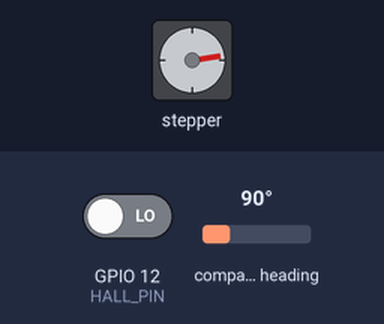
Simulated run of this program. Board: ESP32-S3. Parts: stepper motor. The test bench sets the inputs (shaded band); at power-on: GPIO 12 (HALL_PIN) LOW, compass heading 90°. Stepper angles assume 400 steps per turn; what the program prints to the serial monitor is not drawn.

Above: at 1.3 s.
Timing chart, 0 to 2.8 s (numbered marks = the images above):
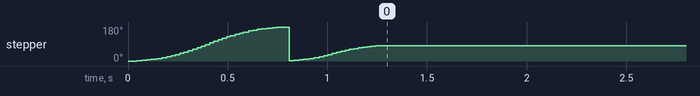

The program:

main.cpp
```cpp
// (licence header left out)
// ============================================================================
// File: main.cpp
// Auto-added section markers and high-level comments
// ============================================================================

// ====== Includes ======
#include <AS5600.h>
#include <AccelStepper.h>
#include <Wire.h>

// ── PINS ───────────────────────────────────────────────────────────────
// ====== Configuration ======
#define I2C_SDA         15
#define I2C_SCL         16
#define HALL_PIN        12
#define DIR_PIN         4
#define STEP_PIN        3

// ── STEPPER & MOVEMENT ─────────────────────────────────────────────────
#define STEP_SPEED         -2000     // max speed [steps/s]
#define STEPS_PER_REV      400      // your microstepping setting × steps/rev
#define ACCELERATION       1200

// ── ENCODER ────────────────────────────────────────────────────────────
#define ENCODER_RESOLUTION  4096
#define MAX_ANGLE_CHANGE    360      // jump protection
#define ANGLE_UPDATE_MS     1
#define ANGLE_CORRECTION -1

// ── HOMING ─────────────────────────────────────────────────────────────
#define HALL_NORMALLY_OPEN  false
#define HOMING_SPEED       -1400.0
#define BACKOFF_SPEED       900.0
#define APPROACH_SPEED     -600.0
#define BACKOFF_STEPS       200

// ── GLOBALS ────────────────────────────────────────────────────────────
AS5600 as5600;
AccelStepper stepper(AccelStepper::DRIVER, STEP_PIN, DIR_PIN);
// ====== Globals ======
byte hallActiveState;

TaskHandle_t angle_h;
TaskHandle_t step_h;

int zeroPosition = 0;
int target_pos = 0;
int current_pos = 0;

bool angleTaskStart = false;

// Function: isHallTriggered
// ====== Functions ======
bool isHallTriggered(){
	return digitalRead(HALL_PIN) == hallActiveState;
}

// Function: debounceHall
bool debounceHall() {
	if (!isHallTriggered()) return false;
	delayMicroseconds(50);
	if (!isHallTriggered()) return false;
	delayMicroseconds(50);
	return isHallTriggered();
}

// Function: homeStepper
void homeStepper(){
	Serial.println("Started Homing");

	stepper.setSpeed(STEP_SPEED);
	while(!debounceHall()){
		stepper.runSpeed();
	}
	stepper.stop();
	Serial.println("Hall hit once");

	stepper.move(BACKOFF_STEPS);
	stepper.setMaxSpeed(abs(BACKOFF_SPEED));
	while(stepper.distanceToGo() != 0){
		stepper.run();
	}
	Serial.println("Stepper backed off");
	stepper.setSpeed(APPROACH_SPEED);
	while(!debounceHall()){
		stepper.runSpeed();
	}
	stepper.stop();
	stepper.setCurrentPosition(0);
	stepper.moveTo(90);
	while(stepper.distanceToGo()!=0){
		stepper.run();
	}
	stepper.setCurrentPosition(0);
	Serial.println("Stepper homing complete. ");
}

// Function: encoderSetup
void encoderSetup(){
	// AS5600 Setup
	Wire.begin(I2C_SDA, I2C_SCL);
	Wire.setClock(100000);
	Wire.setTimeOut(500);
	as5600.begin(1);
	as5600.setDirection(AS5600_CLOCK_WISE);
	// esp_log_level_set("i2c.master", ESP_LOG_NONE);

	bool corrected = false;

	while (!corrected){
		if(as5600.isConnected()){
			zeroPosition = as5600.getCumulativePosition();
			corrected = true;
		}
	}
	angleTaskStart = true;
}

// Function: angle_t
void angle_t(void *pvParameters){
	static uint32_t last_read = 0;
	static int last_angle = 0;

	while(angleTaskStart) {
		if (millis() - last_read >= ANGLE_UPDATE_MS){
			last_read = millis();

			int angle = 0;

			if (as5600.isConnected()){
				int cumulative = as5600.getCumulativePosition() - zeroPosition;
				int rev = as5600.getRevolutions();
				angle = (map(cumulative - ENCODER_RESOLUTION * rev, 0, ENCODER_RESOLUTION, 0, 360) + 360 * rev) * ANGLE_CORRECTION;
				last_angle = angle;
				// if (abs(angle - last_angle) < MAX_ANGLE_CHANGE) {
					last_angle = angle;
				// }
				current_pos = angle;
				int del = target_pos - current_pos;
				int moveTo = stepper.currentPosition();
				if (del <= 4) {
					moveTo = stepper.currentPosition() + (del * STEPS_PER_REV / 360);
					stepper.moveTo(moveTo);
				}
				Serial.printf("Cum: %d, Angle: %d, CP: %d, del: %d moveTo: %d\n", cumulative, angle, stepper.currentPosition(), del, moveTo);
			}
			// Serial.printf("CF: %d, Angle: %d, Pos: %d, Distance: %d\n",zeroPosition, last_angle, stepper.currentPosition(), stepper.distanceToGo());
		}
		vTaskDelay(1/portTICK_PERIOD_MS);
	}
}

// Function: step_t
void step_t(void *pvParameters)
{
  vTaskDelay(1000 / portTICK_PERIOD_MS);
  while (true) {
    stepper.run();
    current_pos = stepper.currentPosition();
    // vTaskDelay(1 / portTICK_PERIOD_MS);
  }
}

// Function: setup

void setup(){
	esp_log_level_set("*", ESP_LOG_ERROR);
	Serial.begin(115200);
	Serial.println("STARTED");

	if (HALL_NORMALLY_OPEN) {
		pinMode(HALL_PIN, INPUT_PULLDOWN);
		hallActiveState = HIGH;
	} else {
		pinMode(HALL_PIN, INPUT_PULLDOWN);
		hallActiveState = LOW;
	}

	// Stepper Setup
	stepper.setMaxSpeed(STEP_SPEED);
	stepper.setAcceleration(ACCELERATION);
	stepper.setCurrentPosition(0);

	homeStepper();
	delay(1000);
	encoderSetup();
	delay(2000);
	// stepper.moveTo(415);

	xTaskCreatePinnedToCore(
		angle_t,
		"angle_t",
		10000,
		NULL,
		0,
		&angle_h,
		0
	);

  	xTaskCreatePinnedToCore(
		step_t,
		"step_t",
		10000,
		NULL,
		1,
		&step_h,
		1
	);

}

// Function: loop

void loop(){
	stepper.run();
}
```
